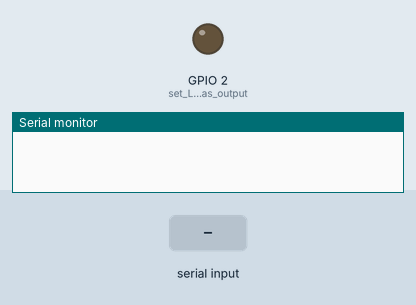
Recording of a sketch running on a simulated ESP32. Parts: output pins drawn as LEDs (lit = HIGH), the last lines printed to the serial monitor. The test bench sets the inputs (shaded band).

Above: at 1.2 s.
1.3 s: "1" received over Serial
At 1.6 s:
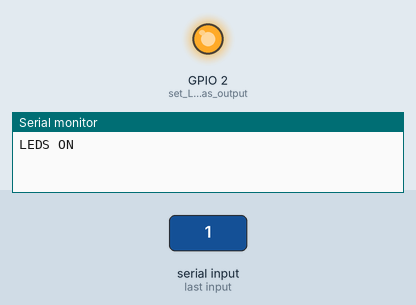
Timing chart, 0 to 4.3 s (numbered marks = the images above; inputs shaded):
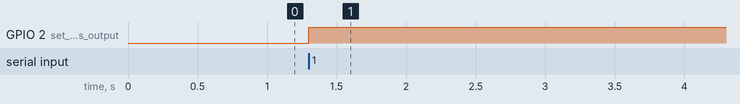

The sketch:

UART_Reciver.ino
```cpp
// //Reciever
// void setup() {
//   pinMode(LED_BUILTIN, OUTPUT);      // set LED pin as output
//   digitalWrite(LED_BUILTIN, LOW);    // switch off LED pin
//   Serial.begin(9600);
//   Serial1.begin(9600);            // initialize UART with baud rate of 9600
// }
// void loop() {
//   while (Serial1.available() >= 0) {
//     char receivedData = Serial1.read();   // read one byte from serial buffer and save to receivedData
//     Serial.println(Serial1.available());
//     if (receivedData == '1') {
//       digitalWrite(LED_BUILTIN, HIGH); // switch LED On
//     }
//     else if (receivedData == '0') {
//       digitalWrite(LED_BUILTIN, LOW);  // switch LED Off
//     }
//   }
// }

// // void setup() {
// //   pinMode(LED_BUILTIN, OUTPUT);      // set LED pin as output
// //   digitalWrite(LED_BUILTIN, LOW);    // switch off LED pin

// //   Serial.begin(9600);               // initialize serial communication at 9600 bits per second
// //   Serial1.begin(9600);              // initialize UART with baud rate of 9600
// // }

// // void loop() {
// //   while (Serial1.available() > 0) { // Check if data is available to read from Serial1
// //     char receivedData = Serial1.read();   // Read one byte from serial buffer and save to receivedData
// //     Serial.println(Serial1.available());
// //     if (receivedData == '1') {
// //       digitalWrite(LED_BUILTIN, HIGH); // Switch LED On
// //       Serial.println("LED On");
// //     }
// //     else if (receivedData == '0') {
// //       digitalWrite(LED_BUILTIN, LOW);  // Switch LED Off
// //       Serial.println("LED Off");
// //     }
// //   }
// // }

//Transmittor
// void setup() {
//   pinMode(LED_BUILTIN, OUTPUT);      // set LED pin as output
//   digitalWrite(LED_BUILTIN, LOW);    // switch off LED pin

//   Serial.begin(9600);               // initialize serial communication at 9600 bits per second:
//   Serial1.begin(9600);            // initialize UART with baud rate of 9600
// }
// void loop() {
//   if (Serial.read() == '1'){
//     Serial1.println('1');
//     digitalWrite(LED_BUILTIN, HIGH);
//     Serial.println("LEDS ON");
//   }
//   else if (Serial.read() == '0'){
//     Serial1.println('0');
//     digitalWrite(LED_BUILTIN, LOW);
//     Serial.print("LEDS OFF");
//   }
// }


// void setup() {
//   pinMode(LED_BUILTIN, OUTPUT);      // set LED pin as output
//   digitalWrite(LED_BUILTIN, LOW);    // switch off LED pin

//   Serial.begin(9600);               // initialize serial communication at 9600 bits per second:
//   Serial1.begin(9600);            // initialize UART with baud rate of 9600
// }

// void loop() {
//  // Check if data is available to read from Serial
//     char receivedChar = Serial.read(); // Read the incoming byte
//     if (receivedChar == '1') {
//       Serial1.println('1'); // Transmit data over Serial1 to another ESP32
//       digitalWrite(LED_BUILTIN, HIGH);
//       Serial.println("LEDs ON");
//     } else if (receivedChar == '0') {
//       Serial1.println('0'); // Transmit data over Serial1 to another ESP32
//       digitalWrite(LED_BUILTIN, LOW);
//       Serial.println("LEDs OFF");
//     }
//   }

void setup() {
  pinMode(LED_BUILTIN, OUTPUT);      // set LED pin as output
  digitalWrite(LED_BUILTIN, LOW);    // switch off LED pin

  Serial.begin(9600);               // initialize serial communication at 9600 bits per second:
  Serial1.begin(9600);            // initialize UART with baud rate of 9600
}
void loop() {
  if (Serial.read() == '1'){
    Serial1.println('1');
    digitalWrite(LED_BUILTIN, HIGH);
    Serial.println("LEDS ON");
  }
  else if (Serial.read() == '0'){
    Serial1.println('0');
    digitalWrite(LED_BUILTIN, LOW);
    Serial.print("LEDS OFF");
  }
}
```

Measured:
- after the input at 1.3 s, GPIO 2 (set_LED_pin_as_output): LOW → HIGH at once
